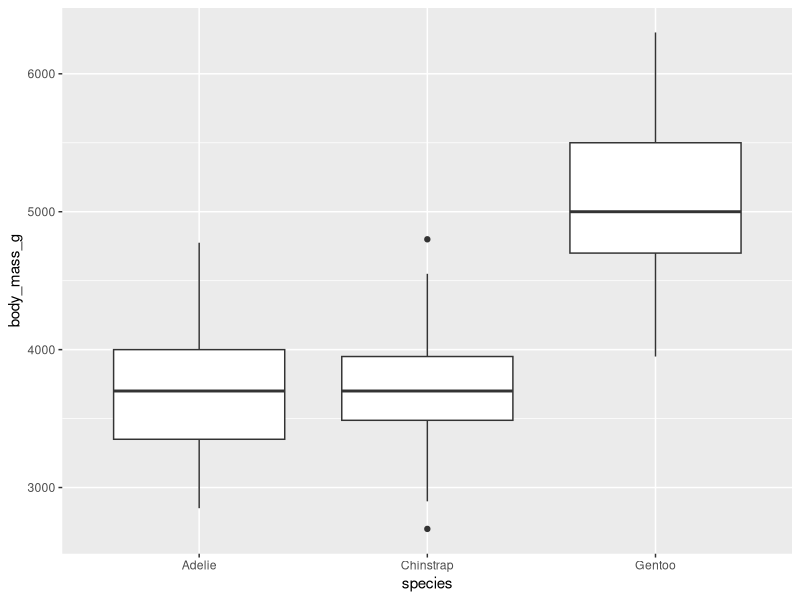
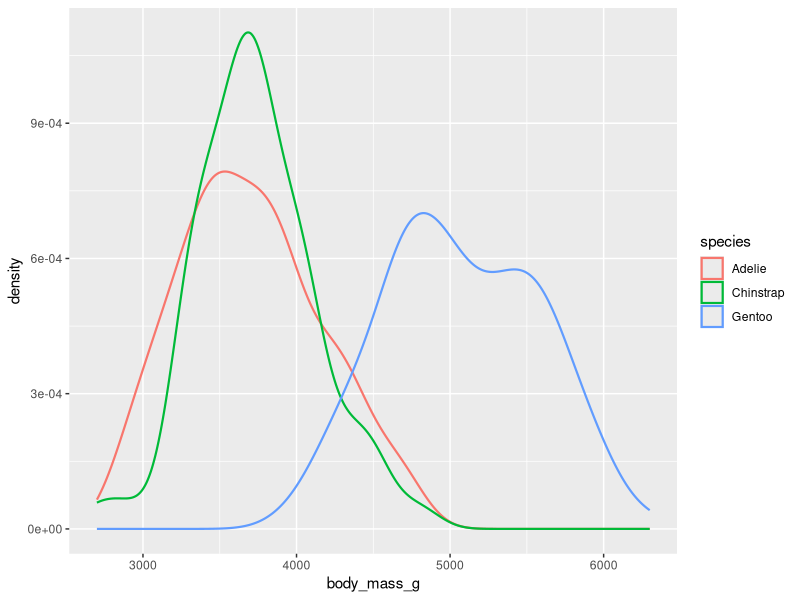
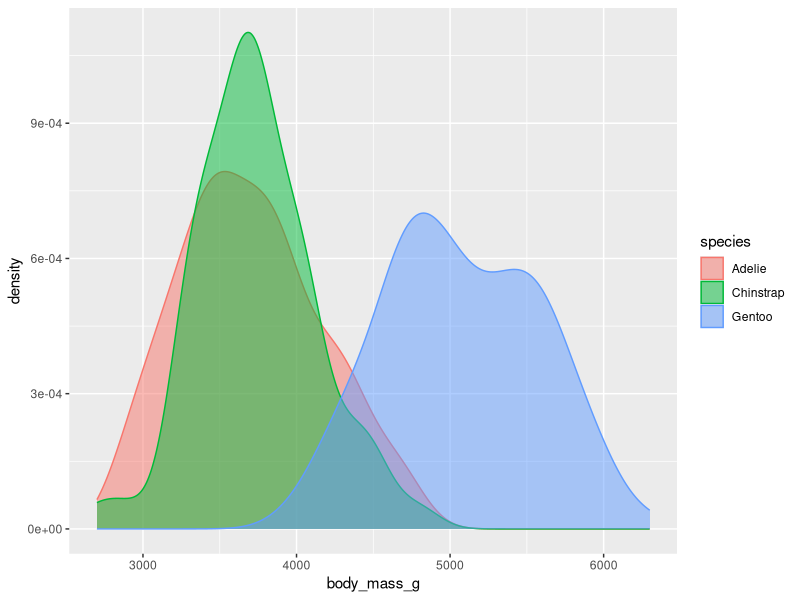
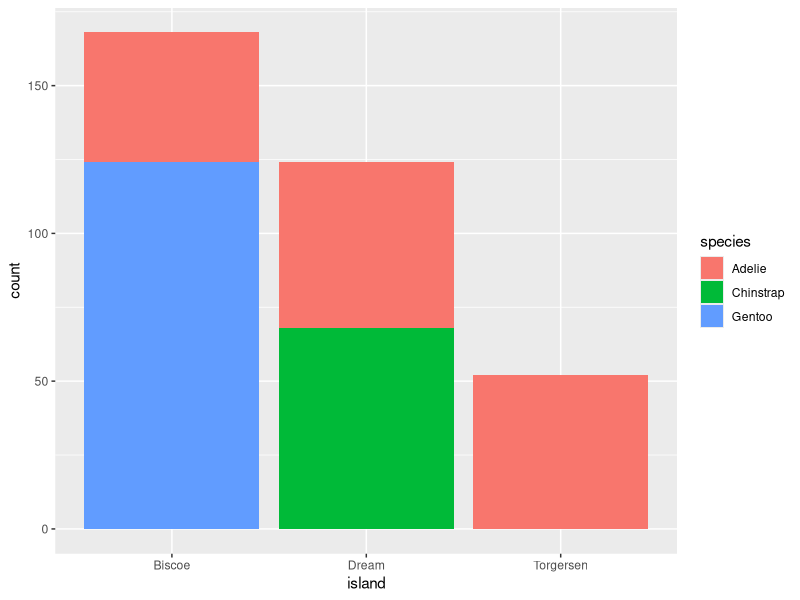
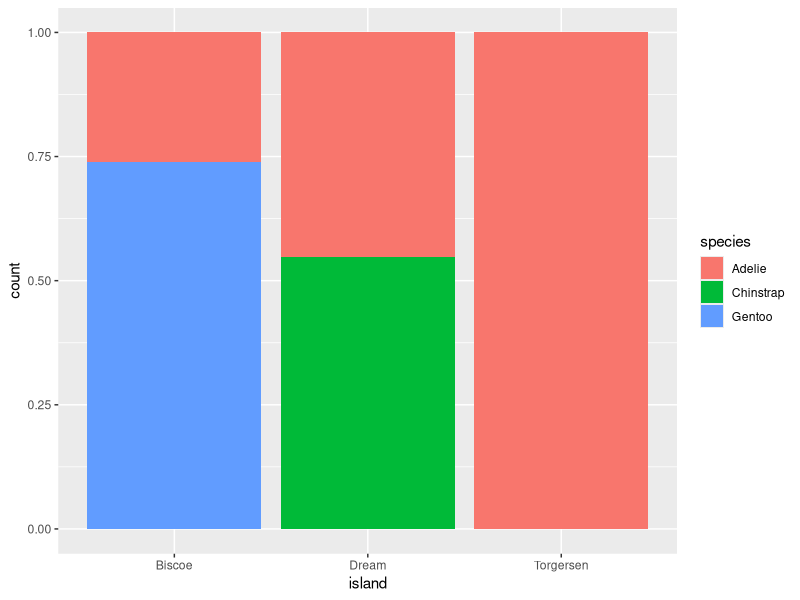
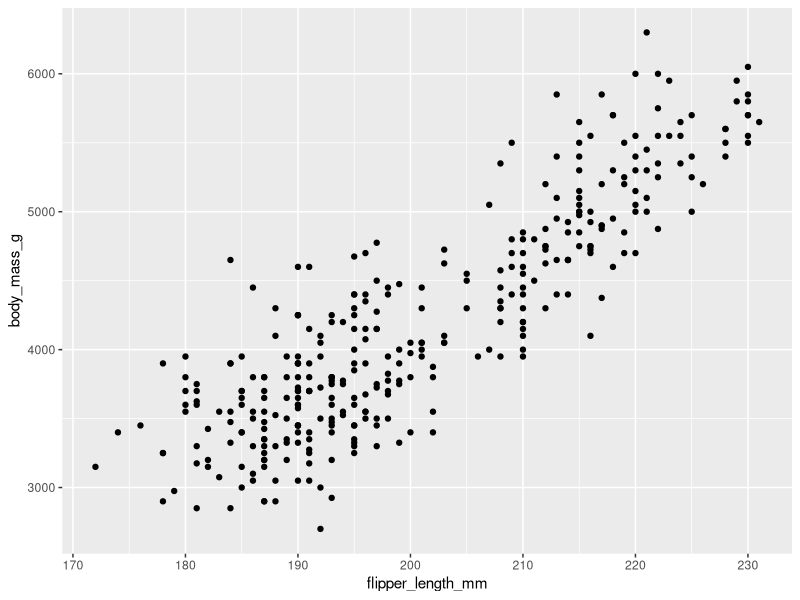
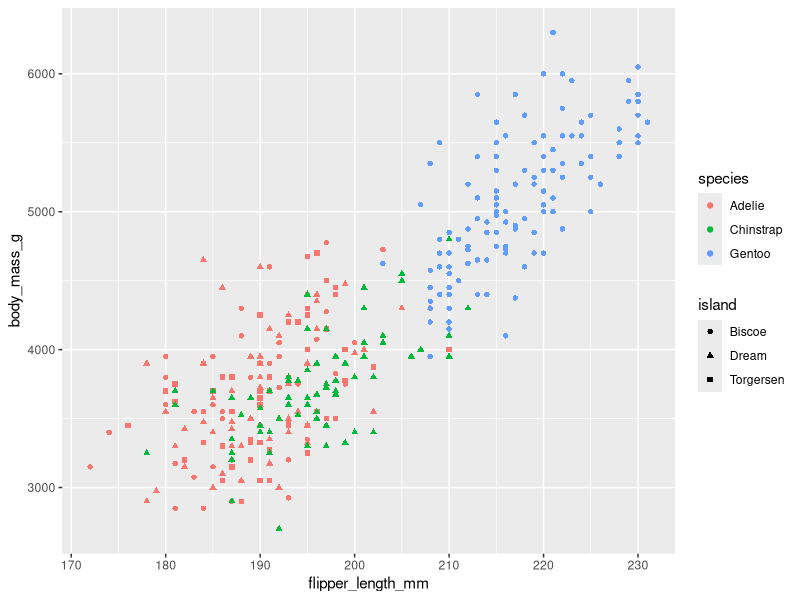
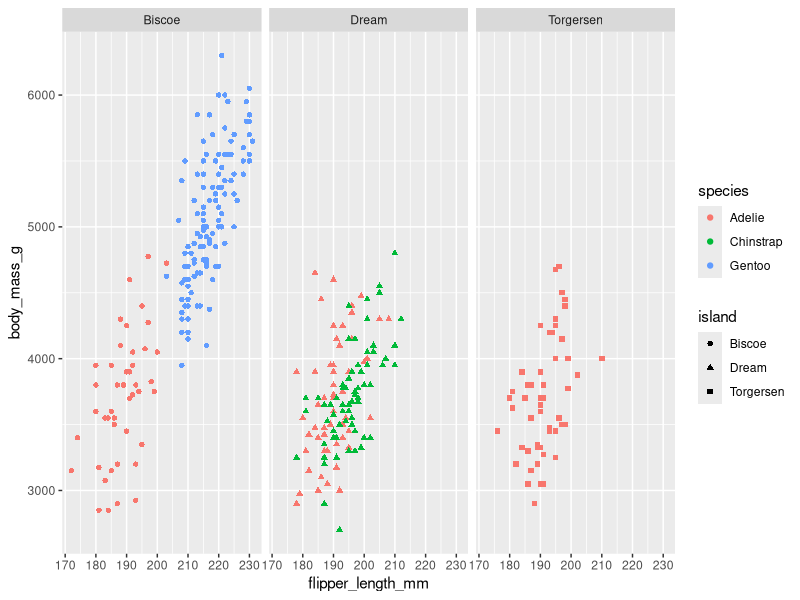

These charts were generated, in order, by the following R code:
library("tidyverse")
library("palmerpenguins")

# box plot for comparing one numerical and one categorical variable
ggplot(penguins, aes(x = species, y = body_mass_g)) + 
  geom_boxplot()

# specifying linewidth of density plot to increase visibility
ggplot(penguins, aes(x = body_mass_g, color = species)) + 
  geom_density(linewidth = 0.75)

# specifying fill aesthetic and increasing transparency of curves via alpha argument
ggplot(penguins, aes(x = body_mass_g, color = species, fill = species)) + 
  geom_density(alpha = 0.5)
# aesthetics are mapped to variables or set to specified values

# stacked bar charts for visualizing the relationship between two categorical variables
# showing frequencies of species on each island
ggplot(penguins, aes(x = island, fill = species)) + 
  geom_bar()

# relative frequency plot for comparing species distributions across islands
ggplot(penguins, aes(x = island, fill = species)) + 
  geom_bar(position = "fill")

# scatterplots for visualizing relationship between two numerical variables
ggplot(penguins, aes(x = flipper_length_mm, y = body_mass_g)) + 
  geom_point()

# when comparing three or more variables, map them to additional aesthetics like color or shape
ggplot(penguins, aes(x = flipper_length_mm, y = body_mass_g)) + 
  geom_point(aes(color = species, shape = island))

# plots with categorical variables can be split into facets to avoid clutter
# pass categorical argument to facet_wrap()
ggplot(penguins, aes(x = flipper_length_mm, y = body_mass_g)) + 
  geom_point(aes(color = species, shape = island)) + 
  facet_wrap(~island)


# --------------------------------------------------------------------------------

# 1. The mpg data frame that is bundled with the ggplot2 package contains 234 observations
# collected by the US Environmental Protection Agency on 38 car models.
# Which variables in mpg are categorical? Which variables are numerical?
# How can you see this information when you run mpg?
mpg
# Categorical: manufacturer, model, trans, drv, fl, class
# Numerical: displ, cyl, cty, hwy
# The class of the column, denoted in brackets, indicates whether a variable is categorical or numerical.


# 2. Make a scatterplot of hwy vs. displ using the mpg data frame.
# Next, map a third, numerical variable to color, then size, then color and size, then shape.
# How do these aesthetics behave differently for categorical vs numerical variables?
ggplot(mpg, aes(x = displ, y = hwy, shape = model)) +
  geom_point()
# continuous variables cannot be mapped to the shape aesthetic unless using scale_shape_binned()
# size is not recommended for use with discrete variables
# color maps continuous variables on a spectrum, while categorical variables get distinct colors in the legend
# shape can automatically handle up to 6 discrete variables unless manual shapes are specified for more


# 3. In the scatterplot of hwy vs. displ, what happens if you map a third variable to linewidth?
ggplot(mpg, aes(x = displ, y = hwy, linewidth = cty)) + 
  geom_point()
# If linewidth is mapped to a variable within geom_point, a warning is issued
# as geom_point does not use the linewidth aesthetic.
# Mapping linewidth globally does not issue a warning but has no visible effect on the scatterplot.


# 4. What happens if you map the same variable to multiple aesthetics?
ggplot(mpg, aes(x = displ, y = hwy, color = hwy, size = hwy)) + 
  geom_point()
# Mapping the same variable to multiple aesthetics increases visual noise and adds redundant information.
# Variables should be mapped to at most one aesthetic to keep plots concise.


# 5. Make a scatterplot of bill_depth_mm vs. bill_length_mm and color the points by species.
# What does adding coloring by species reveal about the relationship between these two variables?
# What about faceting by species?
ggplot(penguins, aes(x = bill_length_mm, y = bill_depth_mm, color = species)) +
  geom_point()
# Coloring by species shows a noticeable positive correlation between the two variables, common across all species.
ggplot(penguins, aes(x = bill_length_mm, y = bill_depth_mm)) +
  geom_point() +
  facet_wrap(~species)
# Faceting by species allows the correlation to be seen even when the color aesthetic is removed.


# 6. Why does the following yield two separate legends? How would you fix it to combine the two legends?
ggplot(
  data = penguins,
  mapping = aes(
    x = bill_length_mm, y = bill_depth_mm,
    color = species, shape = species
  )
) +
  geom_point() +
  labs(color = "Species")
# Specifying the 
ggplot(
  data = penguins,
  mapping = aes(
    x = bill_length_mm, y = bill_depth_mm,
    color = species, shape = species
  )
) +
  geom_point() +
  labs(color = "Species", shape = "Species")
# Specifying the legend label for shape within labs()
# combines the two legends showing both color and shape in a single legend.


# 7. Create the two following stacked bar plots.
# Which question can you answer with the first one?
# Which question can you answer with the second one?
ggplot(penguins, aes(x = island, fill = species)) +
  geom_bar(position = "fill")
ggplot(penguins, aes(x = species, fill = island)) + 
  geom_bar(position = "fill")
# The first plot answers the question, "What is the percentage distribution of different penguin species on each island?"
# The second plot answers the question, "What percentage of a penguin species population can be found on each island?"
